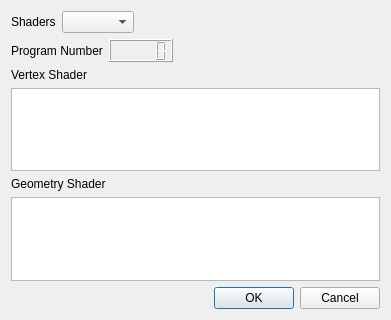
<?xml version="1.0" encoding="UTF-8"?>
<ui version="4.0">
 <class>glsl_editor</class>
 <widget class="QDialog" name="glsl_editor">
  <property name="geometry">
   <rect>
    <x>0</x>
    <y>0</y>
    <width>391</width>
    <height>320</height>
   </rect>
  </property>
  <property name="windowTitle">
   <string>Dialog</string>
  </property>
  <layout class="QVBoxLayout" name="verticalLayout_3">
   <item>
    <layout class="QHBoxLayout" name="horizontalLayout">
     <item>
      <widget class="QLabel" name="label_3">
       <property name="text">
        <string>Shaders</string>
       </property>
      </widget>
     </item>
     <item>
      <widget class="QComboBox" name="cbox_glsl_prog"/>
     </item>
     <item>
      <spacer name="horizontalSpacer">
       <property name="orientation">
        <enum>Qt::Horizontal</enum>
       </property>
       <property name="sizeHint" stdset="0">
        <size>
         <width>40</width>
         <height>20</height>
        </size>
       </property>
      </spacer>
     </item>
    </layout>
   </item>
   <item>
    <layout class="QHBoxLayout" name="horizontalLayout_2">
     <item>
      <widget class="QLabel" name="label_4">
       <property name="text">
        <string>Program Number</string>
       </property>
      </widget>
     </item>
     <item>
      <widget class="QLCDNumber" name="lcd_prog"/>
     </item>
     <item>
      <spacer name="horizontalSpacer_2">
       <property name="orientation">
        <enum>Qt::Horizontal</enum>
       </property>
       <property name="sizeHint" stdset="0">
        <size>
         <width>40</width>
         <height>20</height>
        </size>
       </property>
      </spacer>
     </item>
    </layout>
   </item>
   <item>
    <layout class="QVBoxLayout" name="verticalLayout_2">
     <item>
      <widget class="QLabel" name="label_2">
       <property name="text">
        <string>Vertex Shader</string>
       </property>
      </widget>
     </item>
     <item>
      <widget class="QPlainTextEdit" name="plainTextEdit"/>
     </item>
    </layout>
   </item>
   <item>
    <layout class="QVBoxLayout" name="verticalLayout">
     <item>
      <widget class="QLabel" name="label">
       <property name="text">
        <string>Geometry Shader</string>
       </property>
      </widget>
     </item>
     <item>
      <widget class="QPlainTextEdit" name="plainTextEdit_2"/>
     </item>
    </layout>
   </item>
   <item>
    <widget class="QDialogButtonBox" name="buttonBox">
     <property name="orientation">
      <enum>Qt::Horizontal</enum>
     </property>
     <property name="standardButtons">
      <set>QDialogButtonBox::Cancel|QDialogButtonBox::Ok</set>
     </property>
    </widget>
   </item>
  </layout>
 </widget>
 <resources/>
 <connections>
  <connection>
   <sender>buttonBox</sender>
   <signal>accepted()</signal>
   <receiver>glsl_editor</receiver>
   <slot>accept()</slot>
   <hints>
    <hint type="sourcelabel">
     <x>248</x>
     <y>254</y>
    </hint>
    <hint type="destinationlabel">
     <x>157</x>
     <y>274</y>
    </hint>
   </hints>
  </connection>
  <connection>
   <sender>buttonBox</sender>
   <signal>rejected()</signal>
   <receiver>glsl_editor</receiver>
   <slot>reject()</slot>
   <hints>
    <hint type="sourcelabel">
     <x>316</x>
     <y>260</y>
    </hint>
    <hint type="destinationlabel">
     <x>286</x>
     <y>274</y>
    </hint>
   </hints>
  </connection>
 </connections>
</ui>
